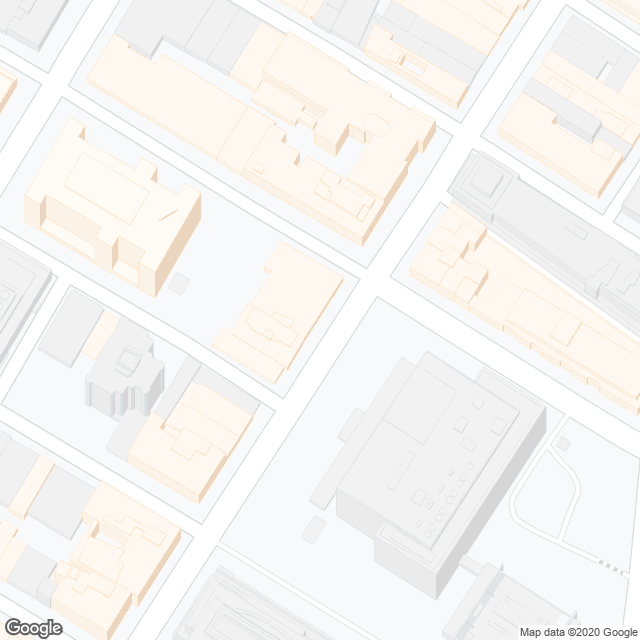
#> input picture Raw_a1.png, 640 x 640 px
$ python b2_1.py
#> lines starting #> are read from the running program, lines starting #| are printed output that depends on the picture; after the words box and inside, x2 and y2 are one past the last pixel; in counts of white or black regions, pixels touching at a corner belong together
### mercator.py
import math

# [23 lines left out: functions get_tile_box, get_tile_lat_lng, not called in this run]

def get_lat_lng_tile(lat, lng, zoom):
    """convert lat/lng to Google-style Mercator tile coordinate (x, y)
    at the given zoom level"""

    lat_rad = lat * math.pi / 180.0
    # "map-centric" latitude, in radians:
    lat_rad = inv_gudermannian(lat_rad)

    x = 2**zoom * (lng + 180.0) / 360.0
    y = 2**zoom * (math.pi - lat_rad) / (2 * math.pi)

    return (x, y)

def gudermannian(x):
    return 2*math.atan(math.exp(x)) - math.pi/2

def inv_gudermannian(y):
    return math.log(math.tan((y + math.pi/2) / 2))

### b2_1.py
import cv2
import numpy as np
from mercator import *

#load image and convert to hsv
img = cv2.imread("Raw_a1.png")
#> img is the input picture: shape (640, 640, 3); mean B, G, R 242.8, 245.1, 247
cv2.imshow('Original', img)
# draw gray box around image to detect edge buildings
h,w = img.shape[:2]
#> h = 640; w = 640
cv2.rectangle(img,(0,0),(w-1,h-1), (50,50,50),1)
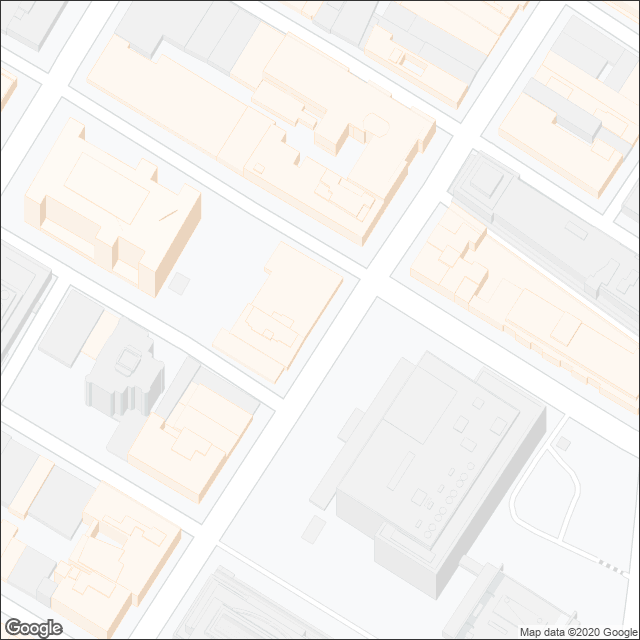
#> img: shape (640, 640, 3); 0.62% of pixels changed, all inside (x1, y1, x2, y2) = (0, 0, 640, 640)

# convert image to HSV
hsv = cv2.cvtColor(img, cv2.COLOR_BGR2HSV)
#> hsv: shape (640, 640, 3); mean H, S, V 38, 5.7, 246.5
cv2.imshow('HSV', img)

# [7 lines of commented-out code are left out]
low_yellow = (0,9,0)
high_yellow = (179,255,255)

# low_gray = (0,0,0)
# high_gray = (95,11,241)

# create masks
yellow_mask = cv2.inRange(hsv, low_yellow, high_yellow )
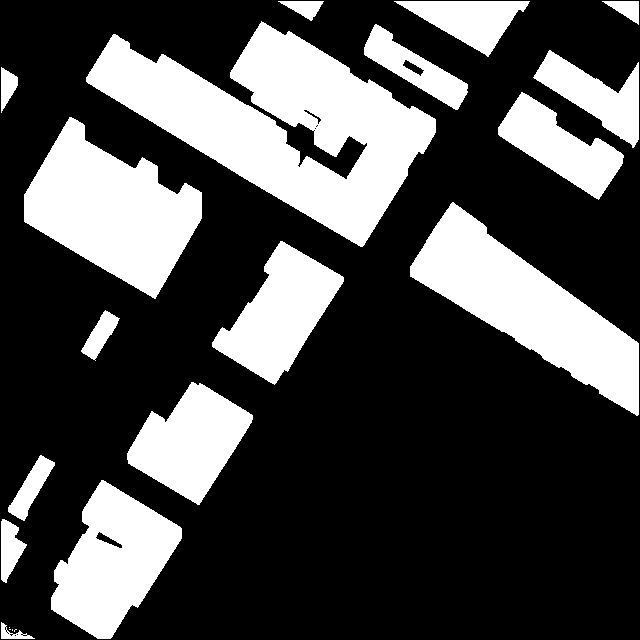
#> yellow_mask: shape (640, 640); 29.7% white; 21 white regions (4 under 20 px), largest, box (x1, y1, x2, y2) and area: (86, 21, 436, 247) 34745, (410, 202, 639, 416) 18144, (24, 117, 202, 299) 17626
cv2.imshow("SELECT WALL YELLOW", yellow_mask)

# gray_mask = cv2.inRange(hsv, low_gray, high_gray)
# cv2.imshow("SELECT WALL GRAY", gray_mask)

# combine masks
#combined_mask = cv2.bitwise_or(yellow_mask, gray_mask)
combined_mask = yellow_mask
#wall = cv2.bitwise_and(img,img, mask = combined_mask)
cv2.imshow("SELECT WALL", combined_mask)

kernel = np.ones((3,3), dtype=np.uint8)
combined_mask = cv2.morphologyEx(combined_mask, cv2.MORPH_DILATE,kernel)
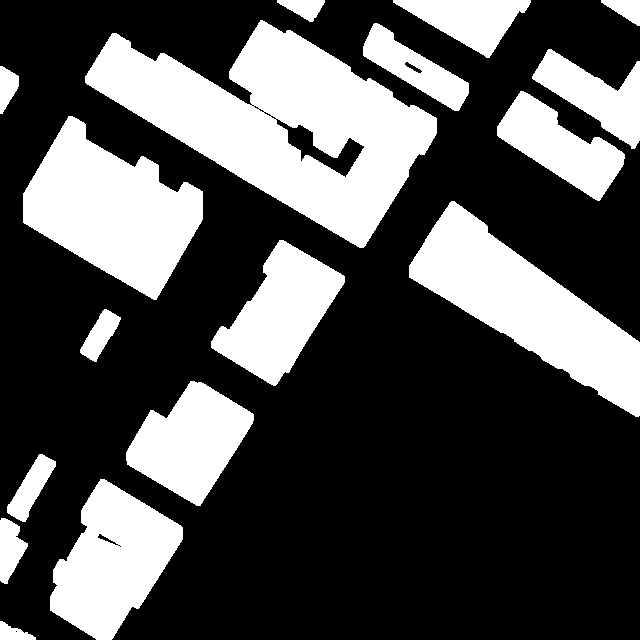
#> combined_mask: shape (640, 640); 31.8% white; 17 white regions

cv2.imshow("DILATE", combined_mask)

# findcontours
#contours, hier = cv2.findContours(combined_mask,cv2.RETR_TREE, cv2.CHAIN_APPROX_SIMPLE)
contours, hier = cv2.findContours(combined_mask,cv2.RETR_TREE, cv2.CHAIN_APPROX_NONE )
#> contours = 28 contours, 8 with area under 20; largest, box (x1, y1, x2, y2) and area: (85, 20, 437, 248) 37724, (409, 201, 640, 417) 18748, (23, 116, 203, 300) 18134, (50, 479, 183, 640) 12369, (211, 240, 345, 386) 9527

# find and draw buildings
max_area = 80
zoom = 18
w = 640
h = 640
lat = 40.714728
lng = -73.998672
centerPixel = get_lat_lng_tile(lat, lng, zoom)
pixelSize = pow(2, -zoom)

for x in range(len(contours)):
		# if a contour has not contours inside of it, draw the shape filled
		c = hier[0][x][2]
		if c == -1:
				#cv2.drawContours(img,[contours[x]],0,(0,0,255),-1)
				cnt = [contours[x]][0]

				if cv2.contourArea(cnt) > max_area:
					#perimeter = cv2.arcLength(cnt,True)

					epsilon = 0.001*cv2.arcLength(cnt, True)
					approx = cv2.approxPolyDP(cnt, epsilon, True)

					cv2.drawContours(img, [approx], -1, (0,0,255), -1)
					print("POINT of Polygon:")
					for j in approx:
							cv2.circle(img, (int(j[0][0]), int(j[0][1])), 1, (0, 255, 0), 1)
							world_x = int(j[0][0])/(2 ** zoom)
							world_y = int(j[0][1])/(2 ** zoom)
							tile_x  = int(j[0][0]) / w
							tile_y  = int(j[0][1]) / h
							print(int(j[0][0]), int(j[0][1]), 'worldPixel--->', world_x, world_y, "Tile Coordinate--->", tile_x,tile_y )
# 					hull = cv2.convexHull(cnt)
# 					cv2.drawContours(img, [hull], -1, (0,0,255), -1)
					cv2.imshow('Buildings in RED', img)
					cv2.waitKey(0)
#> this loop made 28 passes
#> (c, epsilon) on passes 3, 8, 9, 10, 11, 12, 13, 14, 15, 16, 18, 20: (-1, 0.167), (-1, 0.185), (-1, 0.411), (-1, 0.147), (-1, 0.45), (-1, 0.709), (-1, 0.621), (-1, 0.384), (-1, 0.115), (-1, 0.387), (-1, 0.0465), (-1, 0.287)
#> (c, cnt) on passes 2, 5: (-1, [[15, 631], [16, 630], [17, 631], [16, 632]]), (-1, [[119, 546], [120, 545], [121, 546], [120, 547]])
#> (printed output is left out)
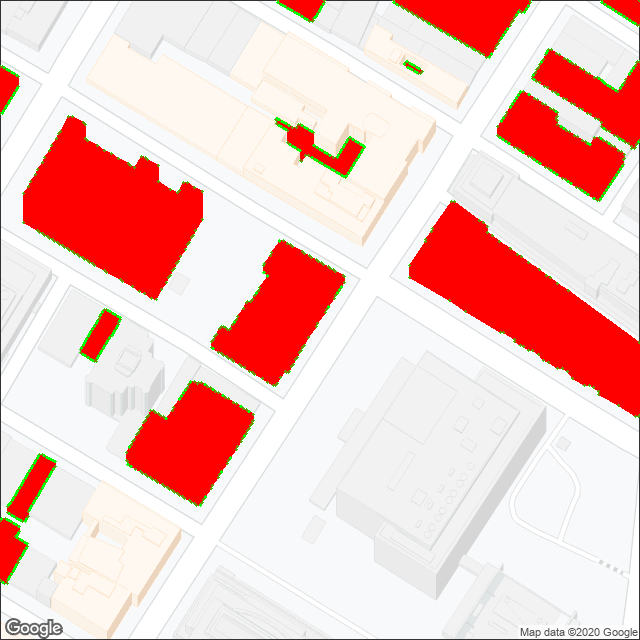
#> img: shape (640, 640, 3); 19.68% of pixels changed, all inside (x1, y1, x2, y2) = (0, 0, 640, 585)


# draw the outline of all contours
for cnt in contours:
		cv2.drawContours(img,[cnt],0,(0,255,0),1)
#> this loop made 28 passes
#> cnt on passes 2, 5: [[15, 631], [16, 630], [17, 631], [16, 632]], [[119, 546], [120, 545], [121, 546], [120, 547]]
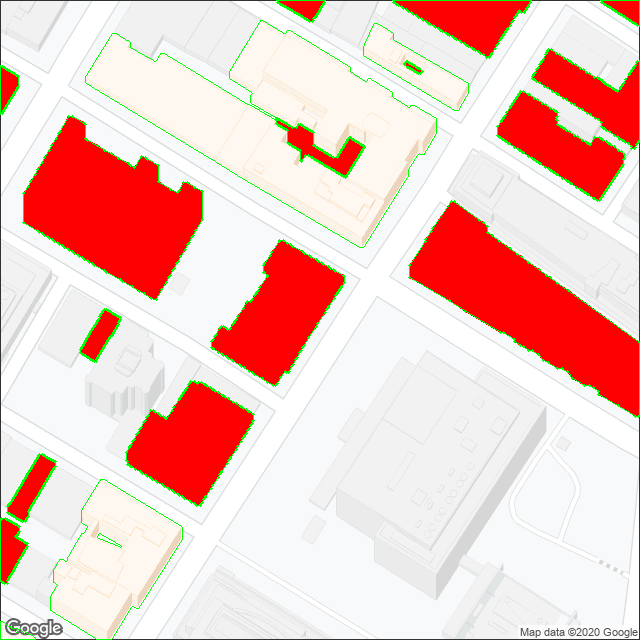
#> img: shape (640, 640, 3); 1.03% of pixels changed, all inside (x1, y1, x2, y2) = (0, 0, 640, 640)

# display result
cv2.imshow("Result", img)
cv2.waitKey(0)
cv2.destroyAllWindows()

$ run again, with Raw_18.png copied over Raw_a1.png
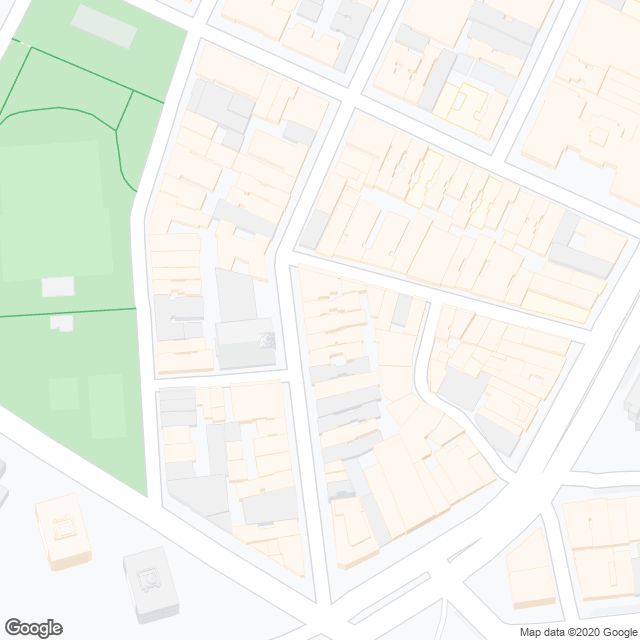
#> input picture Raw_18.png, 640 x 640 px
#> img is the input picture: shape (640, 640, 3); mean B, G, R 236.1, 244.3, 241
#> hsv: shape (640, 640, 3); mean H, S, V 41.4, 12.3, 246
#> `yellow_mask = cv2.inRange(hsv, low_yellow, high_yellow )`:
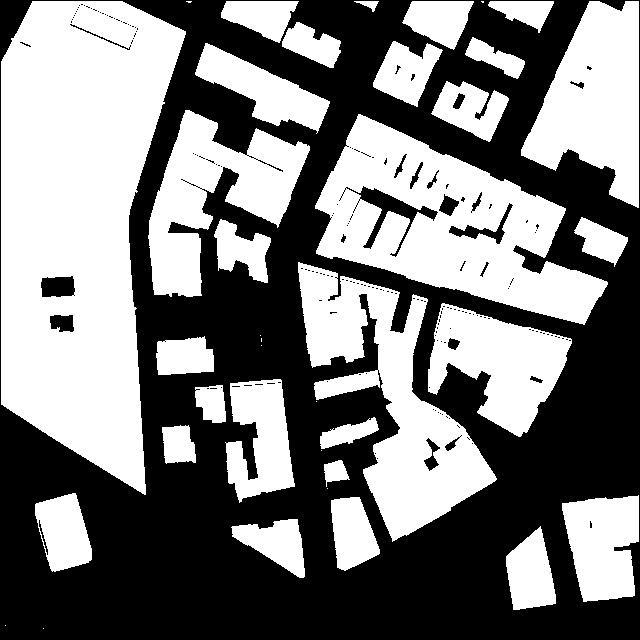
#> yellow_mask: shape (640, 640); 49.3% white; 38 white regions (10 under 20 px), largest, box (x1, y1, x2, y2) and area: (1, 1, 186, 495) 62992, (315, 114, 608, 325) 28871, (298, 262, 497, 542) 21182
#> combined_mask: shape (640, 640); 53% white; 32 black regions (17 under 20 px)
#> contours = 75 contours, 32 with area under 20; largest, box (x1, y1, x2, y2) and area: (0, 0, 187, 496) 64941, (314, 113, 609, 326) 32294, (297, 261, 498, 543) 22742, (520, 0, 640, 209) 15236, (147, 109, 311, 298) 14488
#> the loop `for x in range(len(contours)):` made 75 passes
#> (c, epsilon) on passes 3 to 10: (-1, 0.238), (-1, 0.243), (-1, 0.221), (-1, 0.391), (-1, 0.244), (-1, 0.105), (-1, 0.145), (-1, 0.169)
#> (printed output is left out)
#> the loop `for cnt in contours:` made 75 passes
#> cnt on passes 17, 25, 33, 35, 48, 49, 50, 51: [[539, 381], [540, 380], [541, 381], [540, 382]], [[427, 440], [428, 439], [429, 440], [428, 441]], [[341, 240], [342, 239], [343, 240], [342, 241]], [[343, 237], [344, 236], [345, 237], [344, 238]], [[416, 172], [417, 171], [418, 172], [417, 173]], [[417, 170], [418, 169], [419, 170], [418, 171]], [[418, 168], [419, 167], [420, 168], [419, 169]], [[419, 166], [420, 165], [421, 166], [420, 167]]
#> after the loop `for cnt in contours:`:
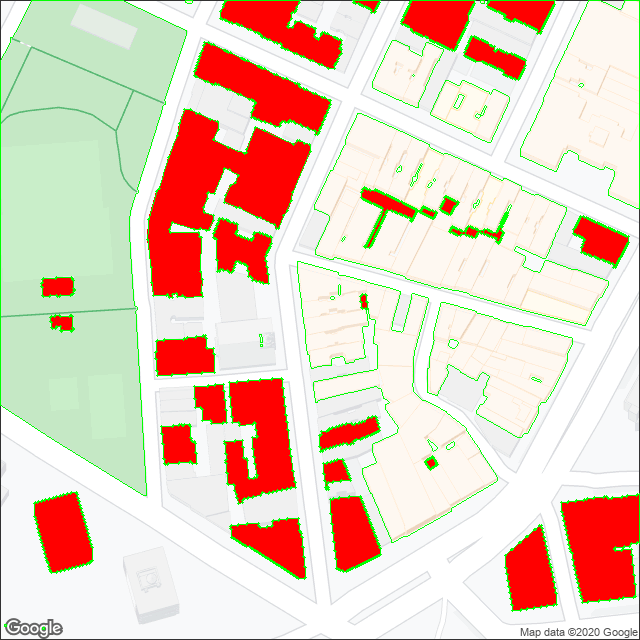
#> img: shape (640, 640, 3); mean B, G, R 191.5, 207.9, 231.5

$ run again, with Raw_md_parcel_z17.png copied over Raw_a1.png
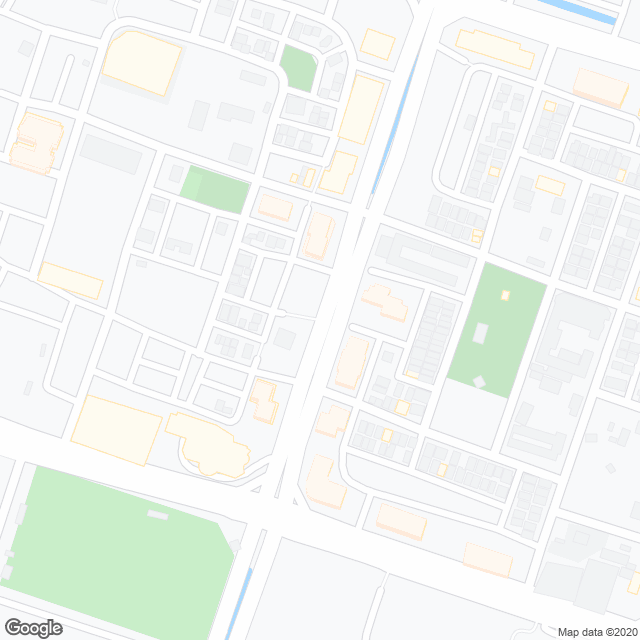
#> input picture Raw_md_parcel_z17.png, 640 x 640 px
#> img is the input picture: shape (640, 640, 3); mean B, G, R 242.7, 246.1, 242.7
#> hsv: shape (640, 640, 3); mean H, S, V 69.7, 6.9, 246.4
#> `yellow_mask = cv2.inRange(hsv, low_yellow, high_yellow )`:
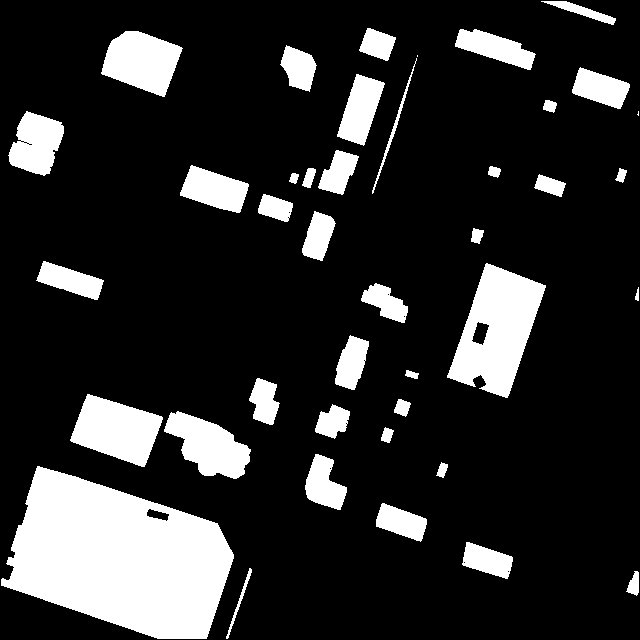
#> yellow_mask: shape (640, 640); 17.4% white; 41 white regions (2 under 20 px), largest, box (x1, y1, x2, y2) and area: (1, 466, 234, 639) 26333, (447, 263, 546, 398) 7378, (70, 394, 163, 467) 4192
#> combined_mask: shape (640, 640); 19.2% white; 40 white regions
#> contours = 42 contours, 1 with area under 20; largest, box (x1, y1, x2, y2) and area: (0, 465, 235, 640) 27006, (446, 262, 547, 399) 7936, (69, 393, 164, 468) 4401, (100, 30, 184, 98) 3734, (163, 410, 252, 480) 3533
#> the loop `for x in range(len(contours)):` made 42 passes
#> (c, epsilon) on passes 1, 2, 3, 4, 6, 7, 8, 9: (-1, 0.0718), (-1, 0.17), (-1, 0.158), (-1, 0.159), (-1, 0.0504), (-1, 0.0524), (-1, 0.181), (-1, 0.0544)
#> (printed output is left out)
#> the loop `for cnt in contours:` made 42 passes
#> after the loop `for cnt in contours:`:
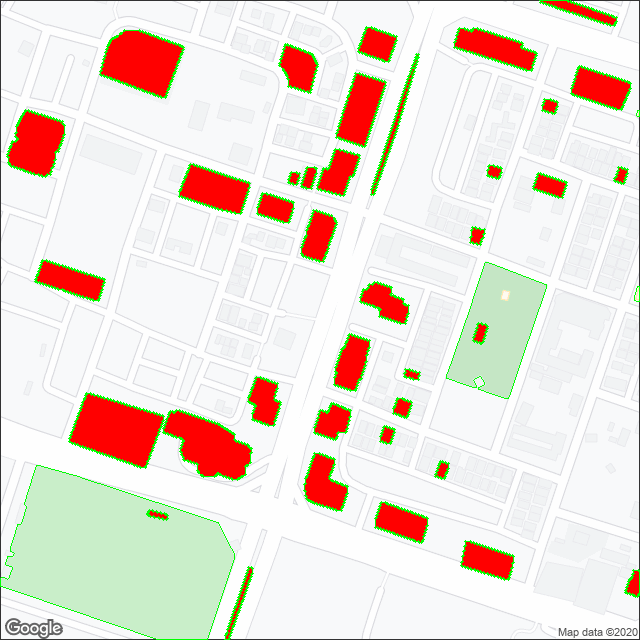
#> img: shape (640, 640, 3); mean B, G, R 214.2, 223.5, 235.4
